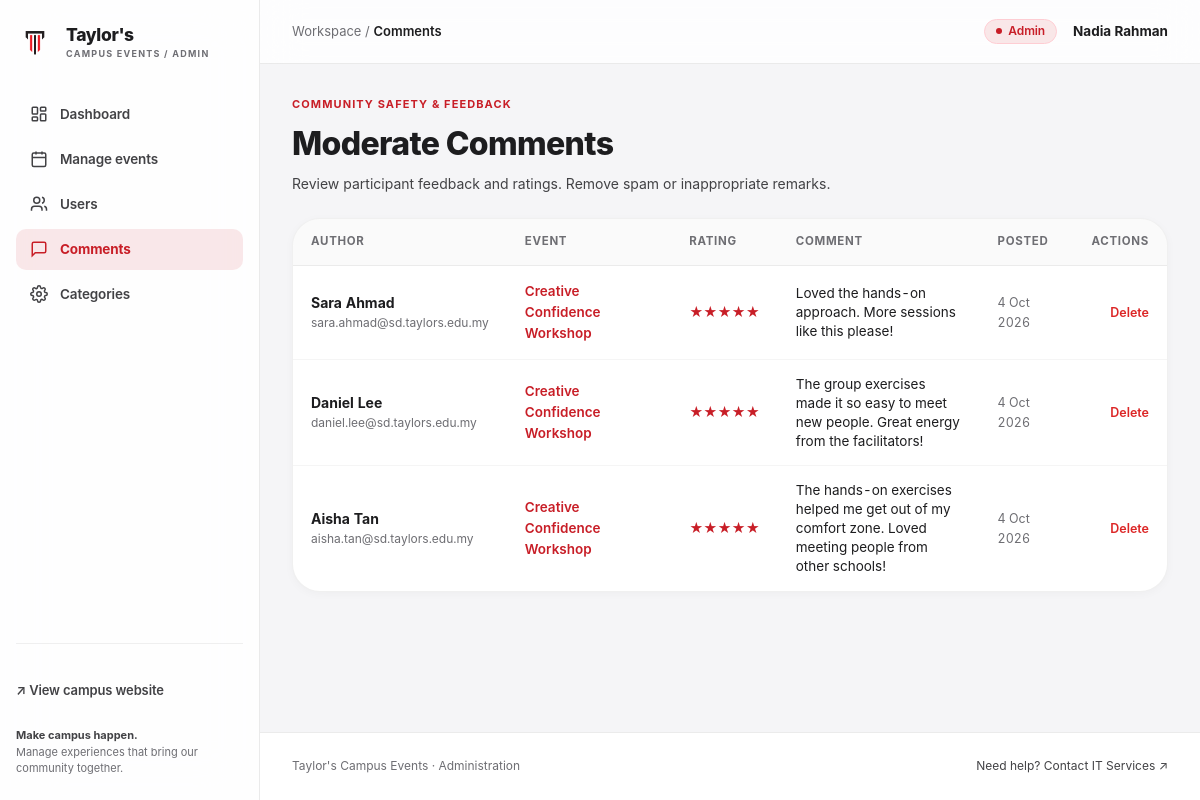
The app's page /admin/comments.php (signed in) with its own data.
### tables this page shows
CREATE TABLE IF NOT EXISTS `users` (
  `id` INT AUTO_INCREMENT PRIMARY KEY,
  `name` VARCHAR(100) NOT NULL,
  `preferred_name` VARCHAR(100) NULL,
  `email` VARCHAR(150) NOT NULL UNIQUE,
  `password_hash` VARCHAR(255) NOT NULL,
  `role` ENUM('user', 'admin') NOT NULL DEFAULT 'user',
  `status` ENUM('active', 'suspended') NOT NULL DEFAULT 'active',
  `avatar` VARCHAR(255) NULL,
  `phone` VARCHAR(30) NULL,
  `faculty` VARCHAR(150) NULL,
  `created_at` TIMESTAMP DEFAULT CURRENT_TIMESTAMP
);

CREATE TABLE IF NOT EXISTS `comments` (
  `id` INT AUTO_INCREMENT PRIMARY KEY,
  `event_id` INT NOT NULL,
  `user_id` INT NOT NULL,
  `rating` TINYINT NOT NULL CHECK (`rating` BETWEEN 1 AND 5),
  `comment` TEXT NOT NULL,
  `created_at` TIMESTAMP DEFAULT CURRENT_TIMESTAMP,
  `updated_at` TIMESTAMP DEFAULT CURRENT_TIMESTAMP ON UPDATE CURRENT_TIMESTAMP,
  UNIQUE KEY `unique_comment_event_user` (`event_id`, `user_id`),
  CONSTRAINT `fk_comment_event` FOREIGN KEY (`event_id`) REFERENCES `events` (`id`) ON DELETE CASCADE,
  CONSTRAINT `fk_comment_user` FOREIGN KEY (`user_id`) REFERENCES `users` (`id`) ON DELETE CASCADE
);

CREATE TABLE IF NOT EXISTS `events` (
  `id` INT AUTO_INCREMENT PRIMARY KEY,
  `title` VARCHAR(200) NOT NULL,
  `description` TEXT NOT NULL,
  `category_id` INT NOT NULL,
  `event_date` DATE NOT NULL,
  `start_time` TIME NOT NULL,
  `end_time` TIME NOT NULL,
  `format` ENUM('physical', 'online', 'hybrid') NOT NULL DEFAULT 'physical',
  `venue` VARCHAR(255) NULL,
  `online_link` VARCHAR(255) NULL,
  `capacity` INT NOT NULL DEFAULT 50,
  `poster_path` VARCHAR(255) NULL,
  `poster_theme` VARCHAR(50) DEFAULT 'purple',
  `status` ENUM('draft', 'published', 'cancelled', 'completed') NOT NULL DEFAULT 'published',
  `allow_waitlist` TINYINT(1) NOT NULL DEFAULT 1,
  `organiser_name` VARCHAR(150) NOT NULL DEFAULT "Taylor's University",
  `organiser_email` VARCHAR(150) NULL,
  `cancellation_reason` VARCHAR(255) NULL,
  `created_by` INT NOT NULL,
  `created_at` TIMESTAMP DEFAULT CURRENT_TIMESTAMP,
  `updated_at` TIMESTAMP DEFAULT CURRENT_TIMESTAMP ON UPDATE CURRENT_TIMESTAMP,
  CONSTRAINT `fk_events_category` FOREIGN KEY (`category_id`) REFERENCES `categories` (`id`) ON DELETE CASCADE,
  CONSTRAINT `fk_events_creator` FOREIGN KEY (`created_by`) REFERENCES `users` (`id`) ON DELETE CASCADE
);

### includes/auth.php (called while the page is built, shortened)
<?php
function is_logged_in(): bool {
    return !empty($_SESSION['user_id']);
}
function current_user(): ?array {
    $db = get_db_connection();
    $stmt = $db->prepare("SELECT id, name, preferred_name, email, role, status, avatar, phone, faculty, created_at FROM users WHERE id = :id LIMIT 1");
    $stmt->execute([':id' => $_SESSION['user_id']]);
    $user = $stmt->fetch();
    return $user;
}
function require_login(?string $redirect = null): array {
    $user = current_user();
    return $user;
}
function require_admin(): array {
    $user = require_login();
    return $user;
}

### admin/comments.php (the view, shortened to what this page needs)
<?php
$admin_breadcrumb = "Comments";
require_once __DIR__ . '/sidebar.php';
$db = get_db_connection();
$comments = $db->query("
    SELECT c.*, u.name as user_name, u.email as user_email, e.title as event_title, e.id as event_id
    FROM comments c
    JOIN users u ON c.user_id = u.id
    JOIN events e ON c.event_id = e.id
    ORDER BY c.created_at DESC
")->fetchAll();
?>
<div style="display:flex; align-items:flex-end; justify-content:space-between; margin-bottom: 24px;">
    <div>
        <div style="font-size: 11px; font-weight: 700; color: var(--color-primary); letter-spacing: 0.1em; text-transform: uppercase; margin-bottom: 6px;">
            COMMUNITY SAFETY & FEEDBACK
        </div>
        <h1 style="font-size: 32px; font-weight: 800; letter-spacing: -0.02em; margin-bottom: 4px;">
            Moderate Comments
        </h1>
        <p style="font-size: 14px; color: var(--text-secondary);">
            Review participant feedback and ratings. Remove spam or inappropriate remarks.
        </p>
    </div>
</div>
<div class="info-card-box" style="padding:0; overflow:hidden;">
    <table class="data-table">
        <thead>
            <tr>
                <th>AUTHOR</th>
                <th>EVENT</th>
                <th>RATING</th>
                <th>COMMENT</th>
                <th>POSTED</th>
                <th style="text-align:right;">ACTIONS</th>
            </tr>
        </thead>
        <tbody>
            <?php if (empty($comments)): ?>
                <tr>
                    <td colspan="6" style="text-align:center; padding:32px; color:var(--text-muted);">
                        No feedback posted yet.
                    </td>
                </tr>
            <?php else: ?>
                <?php foreach ($comments as $c): ?>
                    <tr>
                        <td>
                            <strong style="font-size:14px;"><?= e($c['user_name']) ?></strong>
                            <div style="font-size:12px; color:var(--text-muted);"><?= e($c['user_email']) ?></div>
                        </td>
                        <td>
                            <a href="<?= APP_BASE_PATH ?>/event-detail.php?id=<?= $c['event_id'] ?>" style="color:var(--color-primary); font-weight:600;">
                                <?= e($c['event_title']) ?>
                            </a>
                        </td>
                        <td>
                            <span style="color:#c81e27; font-weight:700;">
                                <?= str_repeat('★', (int)$c['rating']) ?>
                            </span>
                        </td>
                        <td style="max-width:340px; font-size:13.5px; line-height:1.4;">
                            <?= e($c['comment']) ?>
                        </td>
                        <td style="font-size:12.5px; color:var(--text-muted);">
                            <?= e(date('j M Y', strtotime($c['created_at']))) ?>
                        </td>
                        <td style="text-align:right;">
                            <form method="POST" action="<?= APP_BASE_PATH ?>/admin/comments.php" onsubmit="return confirm('Remove this comment?');" style="display:inline;">
                                <button type="submit" style="background:none; border:none; color:#dc2626; cursor:pointer; font-size:12.5px; font-weight:600;">
                                    Delete
                                </button>
                            </form>
                        </td>
                    </tr>
                <?php endforeach; ?>
            <?php endif; ?>
        </tbody>
    </table>
</div>
<?php require_once __DIR__ . '/footer.php'; ?>

### admin/sidebar.php (shortened to what this page needs)
<?php
require_once __DIR__ . '/../includes/auth.php';
require_once __DIR__ . '/../includes/helpers.php';
$admin_user = require_admin();
$current_admin_page = basename($_SERVER['PHP_SELF']);
?>
<!DOCTYPE html>
<html lang="en">
<head>
    <link rel="stylesheet" href="<?= APP_BASE_PATH ?>/assets/css/style.css">
    <link rel="stylesheet" href="<?= APP_BASE_PATH ?>/assets/css/admin.css">
</head>
<body style="background:var(--bg-page);">
<div class="admin-shell">
    <aside class="admin-sidebar" aria-label="Admin Sidebar">
        <a href="<?= APP_BASE_PATH ?>/admin/index.php" class="brand-group">
            <?= get_site_logo_html() ?>
            <div class="brand-text">
                <span class="brand-title">Taylor's</span>
                <span class="brand-subtitle">CAMPUS EVENTS / ADMIN</span>
            </div>
        </a>
        <nav class="admin-nav" aria-label="Admin Navigation">
            <a href="<?= APP_BASE_PATH ?>/admin/index.php" class="admin-nav-item <?= in_array($current_admin_page, ['index.php', 'dashboard.php']) ? 'active' : '' ?>">
                <svg width="18" height="18" fill="none" stroke="currentColor" stroke-width="2" viewBox="0 0 24 24"><rect width="7" height="9" x="3" y="3" rx="1"/><rect width="7" height="5" x="14" y="3" rx="1"/><rect width="7" height="9" x="14" y="12" rx="1"/><rect width="7" height="5" x="3" y="16" rx="1"/></svg>
                Dashboard
            </a>
            <a href="<?= APP_BASE_PATH ?>/admin/events.php" class="admin-nav-item <?= in_array($current_admin_page, ['events.php', 'event-edit.php', 'attendees.php']) ? 'active' : '' ?>">
                <svg width="18" height="18" fill="none" stroke="currentColor" stroke-width="2" viewBox="0 0 24 24"><rect width="18" height="18" x="3" y="4" rx="2" ry="2"/><line x1="16" x2="16" y1="2" y2="6"/><line x1="8" x2="8" y1="2" y2="6"/><line x1="3" x2="21" y1="10" y2="10"/></svg>
                Manage events
            </a>
            <a href="<?= APP_BASE_PATH ?>/admin/users.php" class="admin-nav-item <?= $current_admin_page === 'users.php' ? 'active' : '' ?>">
                <svg width="18" height="18" fill="none" stroke="currentColor" stroke-width="2" viewBox="0 0 24 24"><path d="M16 21v-2a4 4 0 0 0-4-4H6a4 4 0 0 0-4 4v2"/><circle cx="9" cy="7" r="4"/><path d="M22 21v-2a4 4 0 0 0-3-3.87"/><path d="M16 3.13a4 4 0 0 1 0 7.75"/></svg>
                Users
            </a>
            <a href="<?= APP_BASE_PATH ?>/admin/comments.php" class="admin-nav-item <?= $current_admin_page === 'comments.php' ? 'active' : '' ?>">
                <svg width="18" height="18" fill="none" stroke="currentColor" stroke-width="2" viewBox="0 0 24 24"><path d="M21 15a2 2 0 0 1-2 2H7l-4 4V5a2 2 0 0 1 2-2h14a2 2 0 0 1 2 2z"/></svg>
                Comments
            </a>
            <a href="<?= APP_BASE_PATH ?>/admin/categories.php" class="admin-nav-item <?= $current_admin_page === 'categories.php' ? 'active' : '' ?>">
                Categories
            </a>
        </nav>
        <div class="admin-sidebar-bottom">
            <a href="<?= APP_BASE_PATH ?>/events.php" class="btn-link" style="font-size:13px; color:var(--text-secondary); display:flex; align-items:center; gap:6px; padding:0; margin-bottom:16px;">
                <span>↗ View campus website</span>
            </a>
            <div style="font-size: 11px; color: var(--text-muted); line-height: 1.4;">
                <strong style="color:var(--text-secondary); display:block; margin-bottom:2px;">Make campus happen.</strong>
                Manage experiences that bring our community together.
            </div>
        </div>
    </aside>
    <div class="admin-main">
        <header class="admin-topbar">
            <div style="display:flex; align-items:center; gap:12px;">
                <div style="font-size: 13px; color: var(--text-muted);">
                    Workspace / <span style="color:var(--text-main); font-weight:600;"><?= e($admin_breadcrumb ?? 'Dashboard') ?></span>
                </div>
            </div>
            <div style="display:flex; align-items:center; gap:16px;">
                <span class="badge badge-admin">Admin</span>
                <div style="font-size:13.5px; font-weight:700; color:var(--text-main);">
                    <?= e($admin_user['name']) ?>
                </div>
            </div>
        </header>
        <div class="admin-content-inner">

### assets/css/style.css (style rules this page uses)
:root { --font-family: -apple-system, BlinkMacSystemFont, "SF Pro Text", "SF Pro Display", -apple-system-subheadline, "SF Pro", system-ui, "Helvetica Neue", Helvetica, Arial, sans-serif; --font-serif: "New York", Georgia, Cambria, "Times New Roman", Times, serif; --bg-page: #f5f5f7; --bg-surface-subtle: #fbfbfd; --bg-surface-card: #ffffff; --text-main: #1d1d1f; --text-secondary: #424245; --text-muted: #6e6e73; --text-light: #86868b; --color-primary: #c81e27; --color-primary-hover: #b01820; --color-primary-active: #941219; --color-primary-light: #fff2f2; --color-primary-border: #fecdd3; --color-primary-glow: rgba(200, 30, 39, 0.14); --badge-open-bg: rgba(52, 199, 89, 0.12); --badge-open-text: #248a3d; --badge-open-border: rgba(52, 199, 89, 0.28); --badge-full-bg: rgba(255, 59, 48, 0.11); --badge-full-text: #d70015; --badge-full-border: rgba(255, 59, 48, 0.25); --badge-waitlist-bg: rgba(255, 149, 0, 0.12); --badge-waitlist-text: #b25000; --badge-waitlist-border: rgba(255, 149, 0, 0.28); --badge-joined-bg: rgba(0, 113, 227, 0.11); --badge-joined-text: #0071e3; --badge-joined-border: rgba(0, 113, 227, 0.25); --badge-completed-bg: rgba(142, 142, 147, 0.12); --badge-completed-text: #636366; --badge-completed-border: rgba(142, 142, 147, 0.22); --badge-draft-bg: rgba(142, 142, 147, 0.08); --badge-draft-text: #6e6e73; --badge-draft-border: rgba(142, 142, 147, 0.18); --border-subtle: rgba(0, 0, 0, 0.04); --border-light: rgba(0, 0, 0, 0.08); --radius-xs: 6px; --radius-sm: 10px; --radius-md: 14px; --radius-lg: 20px; --radius-xl: 28px; --radius-full: 9999px; --shadow-xs: 0 1px 2px 0 rgba(0, 0, 0, 0.03); --shadow-sm: 0 2px 6px 0 rgba(0, 0, 0, 0.04), 0 1px 2px -1px rgba(0, 0, 0, 0.03); --shadow-md: 0 6px 16px -2px rgba(0, 0, 0, 0.06), 0 2px 6px -1px rgba(0, 0, 0, 0.03); --shadow-lg: 0 16px 36px -6px rgba(0, 0, 0, 0.08), 0 6px 14px -2px rgba(0, 0, 0, 0.04); --shadow-card-hover: 0 20px 42px -8px rgba(0, 0, 0, 0.10), 0 8px 18px -4px rgba(0, 0, 0, 0.04); --shadow-modal: 0 28px 64px -12px rgba(0, 0, 0, 0.20), 0 12px 28px -8px rgba(0, 0, 0, 0.08); --max-width: 1220px; --header-height: 72px; --transition-press: 0.12s cubic-bezier(0.16, 1, 0.3, 1); --transition-fast: 0.18s cubic-bezier(0.16, 1, 0.3, 1); --transition-normal: 0.28s cubic-bezier(0.16, 1, 0.3, 1); }
*, *::before, *::after { box-sizing: border-box; margin: 0; padding: 0; }
html { scroll-behavior: smooth; }
body { font-family: var(--font-family); background-color: var(--bg-page); color: var(--text-main); line-height: 1.55; -webkit-font-smoothing: antialiased; -moz-osx-font-smoothing: grayscale; min-height: 100vh; display: flex; flex-direction: column; }
a { color: inherit; text-decoration: none; transition: color var(--transition-fast); }
button, input, select, textarea { font: inherit; }
button { cursor: pointer; }
.btn-link { font-size: 14px; font-weight: 600; letter-spacing: -0.01em; color: var(--text-secondary); padding: 8px 16px; border-radius: var(--radius-sm); display: inline-flex; align-items: center; gap: 6px; min-height: 44px; transition: all var(--transition-fast), transform var(--transition-press); }
.brand-group { display: flex; align-items: center; gap: 12px; font-weight: 700; letter-spacing: -0.02em; }
.brand-text { display: flex; flex-direction: column; }
.brand-title { font-size: 17.5px; font-weight: 800; color: var(--text-main); line-height: 1.1; letter-spacing: -0.02em; }
.brand-subtitle { font-size: 9px; font-weight: 700; color: var(--text-muted); letter-spacing: 0.14em; text-transform: uppercase; margin-top: 2px; }
.badge { display: inline-flex; align-items: center; padding: 4px 11px; border-radius: var(--radius-full); font-size: 12px; font-weight: 600; letter-spacing: -0.01em; line-height: 1.2; gap: 6px; border: 1px solid transparent; user-select: none; }
.badge::before { content: ''; width: 6px; height: 6px; border-radius: 50%; display: inline-block; }
.badge-admin { background-color: rgba(200, 30, 39, 0.1); color: var(--color-primary); border-color: var(--color-primary-border); font-size: 12px; }
.badge-admin::before { background-color: var(--color-primary); }
.info-card-box { background: #ffffff; border: 1px solid rgba(0, 0, 0, 0.06); border-radius: var(--radius-xl); padding: 26px; box-shadow: 0 2px 10px rgba(0, 0, 0, 0.03); margin-bottom: 24px; }

### records on screen
users: name "Nadia Rahman"
comments: user.name "Sara Ahmad", user.email "sara.ahmad@sd.taylors.edu.my", event.title "Creative Confidence Workshop", rating "★★★★★", comment "Loved the hands-on approach. More sessions like this please!", created_at "4 Oct 2026"
comments: user.name "Daniel Lee", user.email "daniel.lee@sd.taylors.edu.my", event.title "Creative Confidence Workshop", rating "★★★★★", comment "The group exercises made it so easy to meet new people. Great energy from the facilitators!", created_at "4 Oct 2026"
comments: user.name "Aisha Tan", user.email "aisha.tan@sd.taylors.edu.my", event.title "Creative Confidence Workshop", rating "★★★★★", comment "The hands-on exercises helped me get out of my comfort zone. Loved meeting people from other schools!", created_at "4 Oct 2026"

### other values on screen
$admin_breadcrumb "Comments"
